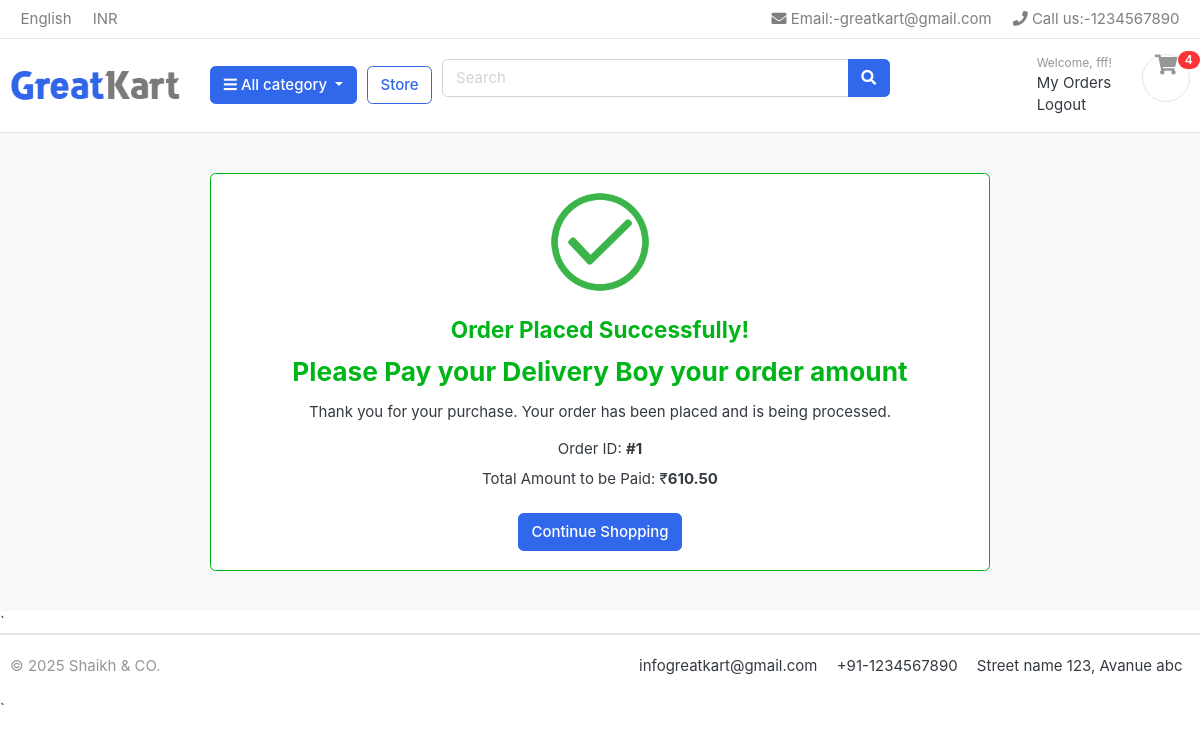
Screenshot of /orders/success/1/ (signed in) with the database file from the repository.
### Accounts/models.py (models this page shows, shortened)
class Account(AbstractBaseUser):
    first_name = models.CharField(max_length=50)
    last_name = models.CharField(max_length=50)
    username = models.CharField(max_length=50, unique=True)
    email = models.CharField(max_length=50, unique=True)
    date_joined = models.DateTimeField(auto_now_add=True)
    last_joined = models.DateTimeField(auto_now_add=True)
    is_admin = models.BooleanField(default=False)
    is_staff = models.BooleanField(default=False)
    is_active = models.BooleanField(default=False)
    is_superuser = models.BooleanField(default=False)
    objects = MyAccountManager()
    USERNAME_FIELD = 'username'
    REQUIRED_FIELDS = ['email', 'first_name', 'last_name']

### orders/models.py (models this page shows, shortened)
class Order(models.Model):
    STATUS_CHOICES = [
        ('Pending', 'Pending'),
        ('Confirmed', 'Confirmed'),
        ('Shipped', 'Shipped'),
        ('Delivered', 'Delivered'),
    ]
    user = models.ForeignKey(settings.AUTH_USER_MODEL, on_delete=models.CASCADE)
    first_name = models.CharField(max_length=50)
    last_name = models.CharField(max_length=50)
    email = models.EmailField()
    phone = models.CharField(max_length=15)
    country = models.CharField(max_length=50)
    state = models.CharField(max_length=50)
    address = models.CharField(max_length=255)
    building = models.CharField(max_length=255, blank=True)
    house = models.CharField(max_length=255, blank=True)
    postal_code = models.CharField(max_length=20)
    zip_code = models.CharField(max_length=10)
    total_price = models.DecimalField(max_digits=10, decimal_places=2)
    tax = models.DecimalField(max_digits=10, decimal_places=2)
    grand_total = models.DecimalField(max_digits=10, decimal_places=2)
    payment_option = models.CharField(max_length=50)
    status = models.CharField(max_length=20, choices=STATUS_CHOICES, default='Pending')
    created_at = models.DateTimeField(auto_now_add=True)

### orders/views.py (the view)
# urls.py: path('success/<int:order_id>/', views.order_success, name='order_success'),
def order_success(request, order_id):
    order = get_object_or_404(Order, id=order_id, user=request.user)
    return render(request, 'order_success.html', {'order': order})

### Category/context_processors.py (called while the page is built)
def menu_links(request):
    links = Category.objects.all()
    return dict(links=links)

### Category/models.py (called while the page is built)
    def get_url(self):
        return reverse("products_by_category", args=[self.slug])

### cart/context_processors.py (called while the page is built)
def cart_item_count(request):
    count = 0
    if request.user.is_authenticated:
        try:
            cart = Cart.objects.get(user=request.user)
            count = CartItem.objects.filter(cart=cart).count()
        except Cart.DoesNotExist:
            pass
    return {'cart_item_count': count}

### templates/order_success.html
{% extends "base.html" %}
{% load static %}
{% block content %}
<section class="section-content padding-y bg">
  <div class="container">
    <div class="row justify-content-center">
      <div class="col-md-8">
        <article class="card border-success">
          <div class="card-body text-center">
            <img src="{% static 'images/misc/success.png' %}" height="100" class="mb-4">
            <h4 class="card-title text-success">Order Placed Successfully!</h4>
            <h3 class="card-title text-success">Please Pay your Delivery Boy your order amount</h3>
            <p class="mb-3">Thank you for your purchase. Your order has been placed and is being processed.</p>
            <p class="mb-2">Order ID: <strong>#{{ order.id }}</strong></p>
            <p class="mb-2">Total Amount to be Paid: ₹<strong>{{ order.grand_total }}</strong></p>
            <a href="/" class="btn btn-primary mt-3">Continue Shopping</a>
          </div>
        </article>
      </div>
    </div>
  </div>
</section>
{% endblock content %}

### templates/navbar.html (shortened to what this page needs)
{% load static %}
<header class="section-header">
    <nav class="navbar p-md-0 navbar-expand-sm navbar-light border-bottom">
        <div class="container">
            <div class="collapse navbar-collapse" id="navbarTop4">
                <ul class="navbar-nav mr-auto">
                    <li class="nav-item dropdown">
                        <a href="#" class="nav-link"> English </a>
                    </li>
                    <li class="nav-item dropdown">
                        <a href="#" class="nav-link"> INR </a>
                    </li>
                </ul>
                <ul class="navbar-nav">
                    <li><a href="#" class="nav-link"> <i class="fa fa-envelope"></i> Email:-greatkart@gmail.com </a></li>
                    <li><a href="#" class="nav-link"> <i class="fa fa-phone"></i> Call us:-1234567890 </a></li>
                </ul>
            </div>
        </div>
    </nav>
    <section class="header-main border-bottom">
        <div class="container">
            <div class="row align-items-center">
                <div class="col-lg-2 col-md-3 col-6">
                    <a href="{% url "home" %}" class="brand-wrap">
                        <img class="logo" src="{% static './images/logo.png' %}">
                    </a>
                </div>
                <div class="col-lg col-sm col-md col-6 flex-grow-0">
                    <div class="category-wrap dropdown d-inline-block float-right">
                        <button type="button" class="btn btn-primary dropdown-toggle" data-toggle="dropdown">
                            <i class="fa fa-bars"></i> All category
                        </button>
                    </div>
                </div>
                <a href="/store/" class="btn btn-outline-primary">Store</a>
                <div class="col-lg  col-md-6 col-sm-12 col">
                    <form action="{% url 'search_products' %}" class="search">
                        <div class="input-group w-100">
                            <input type="text" class="form-control" style="width:60%;" placeholder="Search" name="q">
                            <div class="input-group-append">
                                <button class="btn btn-primary" type="submit">
                                    <i class="fa fa-search"></i>
                                </button>
                            </div>
                        </div>
                    </form>
                </div>
                <div class="col-lg-3 col-sm-6 col-8 order-2 order-lg-3">
                    <div class="d-flex justify-content-end mb-3 mb-lg-0">
                        <div class="widget-header">
                            {% if user.is_authenticated %}
    <small class="title text-muted">Welcome, {{ user.first_name }}!</small>
    <div>
        <a href="{% url 'my_orders' %}">My Orders</a>
    </div>
    <div>
        <a href="{% url 'logout' %}">Logout</a>
    </div>
{% endif %}
                        </div>
                        <a href="/cart/" class="widget-header pl-3 ml-3">
                            <div class="icon icon-sm rounded-circle border"><i class="fa fa-shopping-cart"></i></div>
                            <span class="badge badge-pill badge-danger notify">{{ cart_item_count }}</span>
                        </a>
                    </div>
                </div>
            </div>
        </div>
    </section>
</header>

### static/css/ui.css (style rules this page uses)
html { font-family: "Inter", sans-serif; font-size: 15px; }
.icon-xs, .icon-sm, .icon-md, .icon-lg { display: inline-block; text-align: center; flex-shrink: 0; flex-grow: 0; }
.icon-sm { width: 48px; height: 48px; line-height: 48px !important; font-size: 20px; }
.padding-y { padding-top: 40px; padding-bottom: 40px; }
article:after, .form-group:after { display: block; clear: both; content: ""; }
.bg { background-color: #f8f9fa; }
.header-main { position: relative; padding-top: 1rem; padding-bottom: 1rem; }
.brand-wrap .logo, .navbar-brand .logo { margin-right: 7px; max-height: 42px; display: inline-block; }
.widget-header { display: inline-block; vertical-align: middle; position: relative; }
.widget-header a { color: #343a40; }
.widget-header i { color: #969696; }
.widget-header .title { display: block; }
.widget-header .notify { position: absolute; top: -3px; right: -10px; }
.notify { position: absolute; top: -4px; right: -10px; display: inline-block; padding: 0.25em 0.6em; font-size: 12px; line-height: 1; text-align: center; border-radius: 3rem; color: #fff; background-color: #fa3434; }

### rows the page displays
Account: first_name "fff"
Order: id "1", grand_total "610.50"

### other values shown
{{ cart_item_count }} "4"
